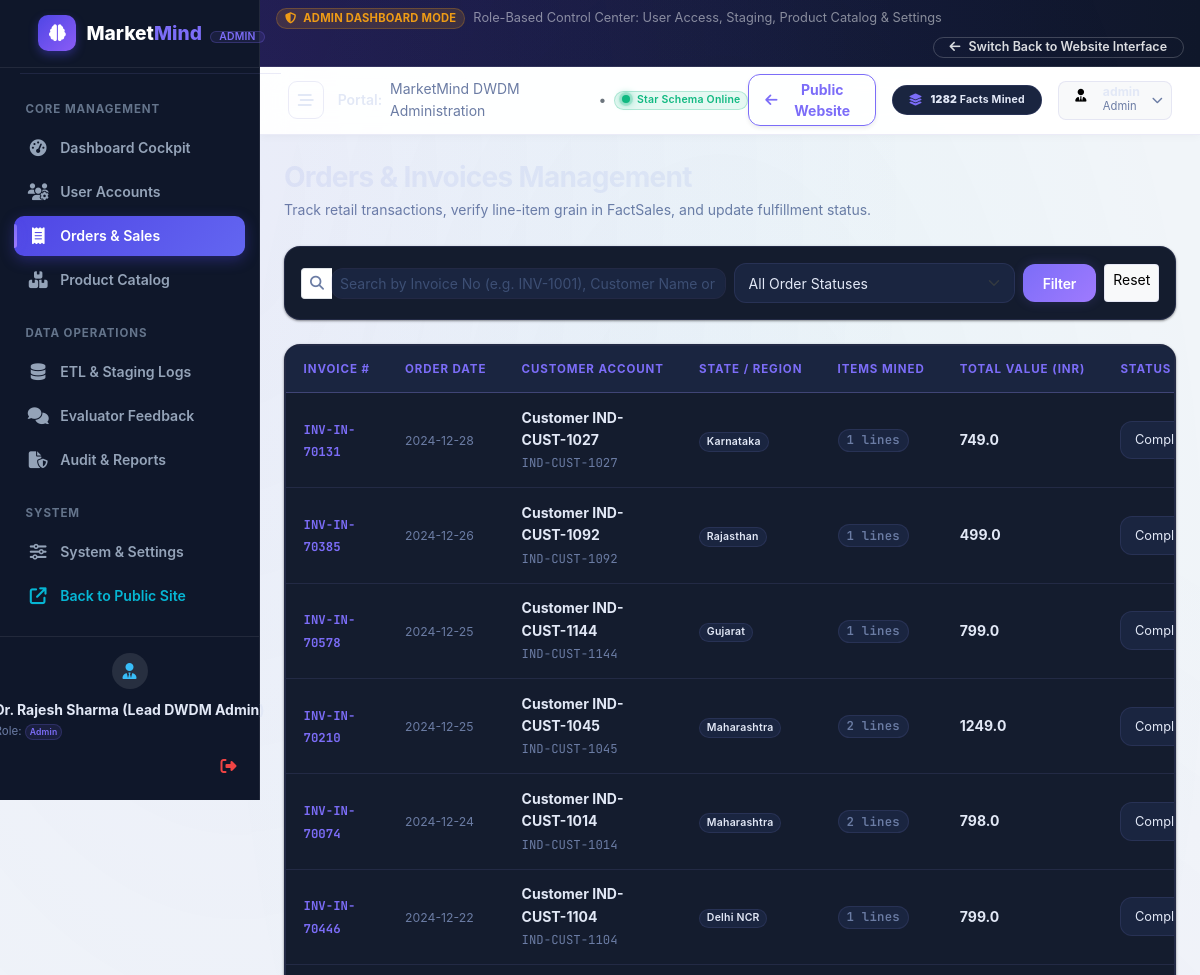
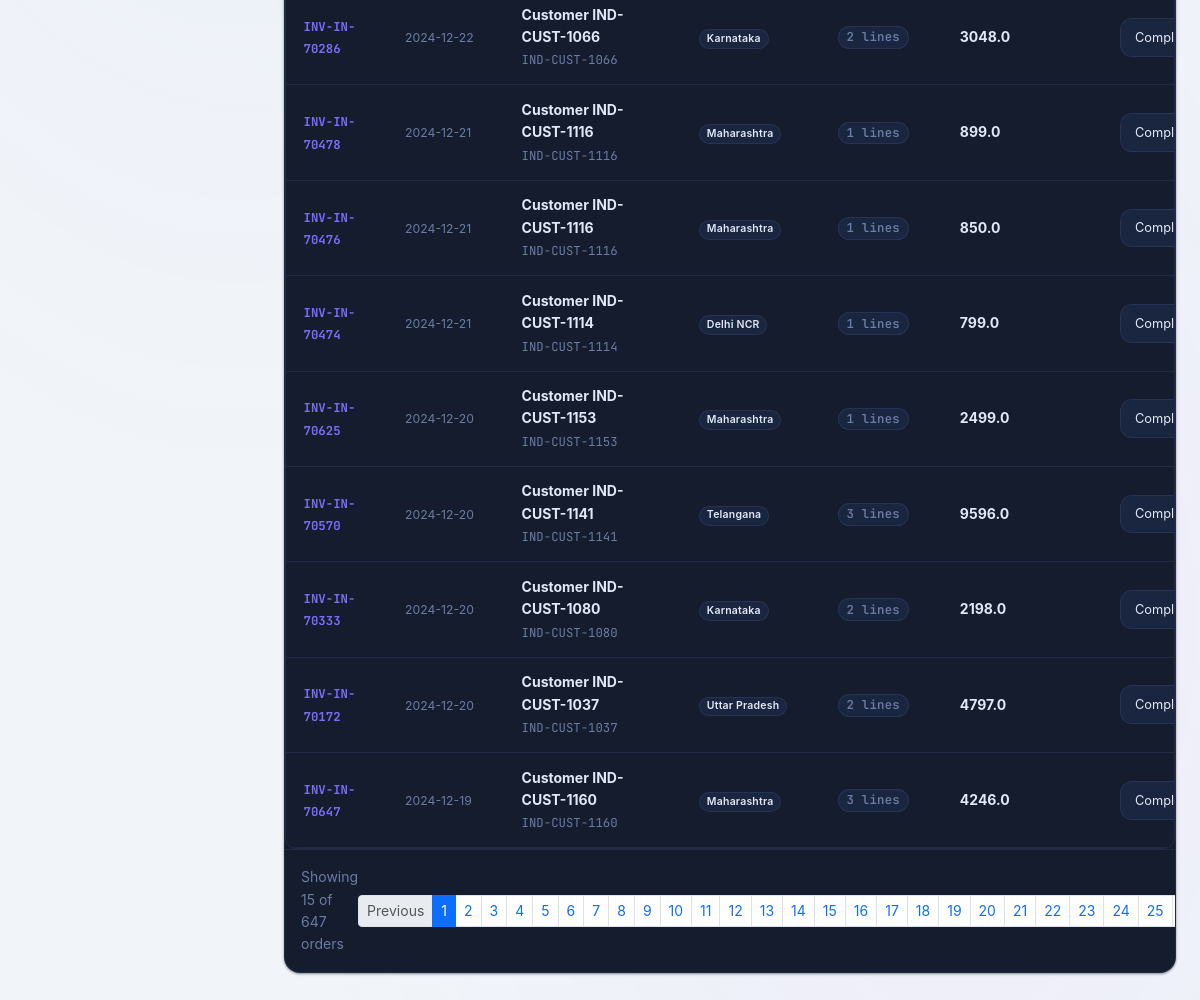
The app's page /admin/orders (signed in) with its own data (2 pictures, top to bottom).
### tables this page shows
CREATE TABLE DimOrder (
    OrderKey INTEGER PRIMARY KEY AUTOINCREMENT,
    InvoiceNo TEXT NOT NULL UNIQUE,
    OrderDate TEXT NOT NULL,
    TotalItems INTEGER DEFAULT 0,
    TotalOrderValue REAL DEFAULT 0.0,
    OrderStatus TEXT DEFAULT 'Completed',
    CreatedAt TIMESTAMP DEFAULT CURRENT_TIMESTAMP
);

### routes/admin_routes.py (the view)
@admin_bp.route('/orders')
@login_required
def orders():
    search = request.args.get('q', '').strip()
    status = request.args.get('status', 'all')
    page = int(request.args.get('page', 1))
    order_data = get_orders_admin(search=search, status=status, page=page, per_page=15)
    return render_template('admin/orders.html',
                           orders=order_data['orders'],
                           total=order_data['total'],
                           page=order_data['page'],
                           total_pages=order_data['total_pages'],
                           search=search,
                           status=status)

### database/db_manager.py (called while the page is built)
def get_db_connection():
    os.makedirs(os.path.dirname(config.DATABASE_PATH), exist_ok=True)
    conn = sqlite3.connect(config.DATABASE_PATH)
    conn.row_factory = sqlite3.Row
    conn.execute("PRAGMA foreign_keys = ON;")
    return conn

def query_rows(query, params=None):
    conn = get_db_connection()
    try:
        cursor = conn.cursor()
        if params:
            cursor.execute(query, params)
        else:
            cursor.execute(query)
        rows = [dict(row) for row in cursor.fetchall()]
        return rows
    finally:
        conn.close()

def query_scalar(query, params=None):
    conn = get_db_connection()
    try:
        cursor = conn.cursor()
        if params:
            cursor.execute(query, params)
        else:
            cursor.execute(query)
        row = cursor.fetchone()
        return row[0] if row else None
    finally:
        conn.close()

def get_warehouse_stats():
    conn = get_db_connection()
    try:
        cursor = conn.cursor()
        stats = {}
        for table in ['FactSales', 'DimCustomer', 'DimProduct', 'DimDate', 'DimOrder', 'StagingTransactions', 'ETLHistory', 'FeedbackSubmissions', 'Users', 'ActivityLogs']:
            try:
                cursor.execute(f"SELECT COUNT(*) FROM {table}")
                stats[table] = cursor.fetchone()[0]
            except Exception:
                stats[table] = 0
        return stats
    finally:
        conn.close()

### routes/admin_routes.py (called while the page is built)
def login_required(f):
    @wraps(f)
    def decorated_function(*args, **kwargs):
        if 'user_id' not in session:
            if request.path.startswith('/api/'):
                return jsonify({"success": False, "error": "Authentication required", "code": "UNAUTHORIZED"}), 401
            return redirect(url_for('admin.login', next=request.url))
        return f(*args, **kwargs)
    return decorated_function

### templates/admin/orders.html (shortened to what this page needs)
{% extends "admin/base.html" %}
{% block admin_content %}
<div class="d-flex flex-wrap align-items-center justify-content-between gap-3 mb-4">
  <div>
    <h3 class="fw-extrabold text-dark mb-1">Orders & Invoices Management</h3>
    <p class="text-muted small mb-0">Track retail transactions, verify line-item grain in FactSales, and update fulfillment status.</p>
  </div>
</div>
<div class="mm-card p-3 mb-4">
  <form method="GET" action="{{ url_for('admin.orders') }}" class="row g-2 align-items-center">
    <div class="col-md-6">
      <div class="input-group input-group-sm">
        <span class="input-group-text bg-white border-end-0 text-muted"><i class="fa-solid fa-magnifying-glass"></i></span>
        <input type="text" name="q" class="form-control border-start-0" placeholder="Search by Invoice No (e.g. INV-1001), Customer Name or ID..." value="{{ search }}">
      </div>
    </div>
    <div class="col-md-4">
      <select name="status" class="form-select form-select-sm" onchange="this.form.submit()">
        <option value="all" {% if status == 'all' %}selected{% endif %}>All Order Statuses</option>
      </select>
    </div>
    <div class="col-md-2 d-flex gap-2">
      <button type="submit" class="btn btn-mm-primary btn-sm flex-grow-1">Filter</button>
      <a href="{{ url_for('admin.orders') }}" class="btn btn-light border btn-sm">Reset</a>
    </div>
  </form>
</div>
<div class="mm-card mb-4">
  <div class="mm-table-container">
    <table class="mm-table">
      <thead>
        <tr>
          <th>Invoice #</th>
          <th>Order Date</th>
          <th>Customer Account</th>
          <th>State / Region</th>
          <th>Items Mined</th>
          <th>Total Value (INR)</th>
          <th>Status</th>
        </tr>
      </thead>
      <tbody>
        {% if orders %}
        {% for o in orders %}
        <tr>
          <td>
            <span class="fw-bold font-monospace text-primary">{{ o.InvoiceNo }}</span>
          </td>
          <td><small class="text-muted">{{ o.OrderDate }}</small></td>
          <td>
            <div class="fw-bold text-dark">{{ o.CustomerName }}</div>
            <small class="text-muted font-monospace">{{ o.CustomerID }}</small>
          </td>
          <td><span class="badge bg-light text-dark border">{{ o.Country }}</span></td>
          <td>
            <span class="badge bg-secondary-subtle text-secondary font-monospace">{{ o.LineItemsCount or o.TotalItems }} lines</span>
          </td>
          <td>
            <span class="fw-bold text-dark">{{ o.CalculatedTotal or o.TotalOrderValue | inr }}</span>
          </td>
          <td>
            <select class="form-select form-select-sm" style="font-size: 0.8rem; width: 130px;" onchange="AdminApp.updateOrderStatus('{{ o.OrderKey }}', this)">
              <option value="Completed" {% if o.OrderStatus == 'Completed' %}selected{% endif %}>Completed</option>
            </select>
          </td>
        </tr>
        {% endfor %}
        {% else %}
        <tr>
          <td colspan="8" class="text-center py-4 text-muted">No orders found matching criteria.</td>
        </tr>
        {% endif %}
      </tbody>
    </table>
  </div>
  {% if total_pages > 1 %}
  <div class="p-3 border-top d-flex align-items-center justify-content-between">
    <small class="text-muted">Showing {{ orders|length }} of {{ total }} orders</small>
    <nav>
      <ul class="pagination pagination-sm mb-0">
        <li class="page-item {% if page <= 1 %}disabled{% endif %}">
          <a class="page-link" href="{{ url_for('admin.orders', page=page-1, q=search, status=status) }}">Previous</a>
        </li>
        {% for p in range(1, total_pages + 1) %}
        <li class="page-item {% if p == page %}active{% endif %}">
          <a class="page-link" href="{{ url_for('admin.orders', page=p, q=search, status=status) }}">{{ p }}</a>
        </li>
        {% endfor %}
      </ul>
    </nav>
  </div>
  {% endif %}
</div>
{% endblock %}

### static/css/admin.css (style rules this page uses)
:root { --admin-sidebar-width: 260px; --admin-sidebar-collapsed-width: 76px; --admin-header-height: 68px; --admin-sidebar-bg: #0f172a; --admin-sidebar-hover: #1e293b; --admin-sidebar-active: #4f46e5; --admin-sidebar-text: #94a3b8; --admin-sidebar-text-active: #ffffff; }
body.admin-body { background-color: #f1f5f9; overflow-x: hidden; display: flex; flex-direction: row; min-height: 100vh; }

### records on screen
DimOrder: InvoiceNo "INV-IN-70131", OrderDate "2024-12-28", CustomerName "Customer IND-CUST-1027", CustomerID "IND-CUST-1027", Country "Karnataka", TotalItems "1", TotalOrderValue "749.0", OrderStatus+OrderKey "Completed"
DimOrder: InvoiceNo "INV-IN-70385", OrderDate "2024-12-26", CustomerName "Customer IND-CUST-1092", CustomerID "IND-CUST-1092", Country "Rajasthan", TotalItems "1", TotalOrderValue "499.0", OrderStatus+OrderKey "Completed"
DimOrder: InvoiceNo "INV-IN-70578", OrderDate "2024-12-25", CustomerName "Customer IND-CUST-1144", CustomerID "IND-CUST-1144", Country "Gujarat", TotalItems "1", TotalOrderValue "799.0", OrderStatus+OrderKey "Completed"
DimOrder: InvoiceNo "INV-IN-70210", OrderDate "2024-12-25", CustomerName "Customer IND-CUST-1045", CustomerID "IND-CUST-1045", Country "Maharashtra", TotalItems "2", TotalOrderValue "1249.0", OrderStatus+OrderKey "Completed"
DimOrder: InvoiceNo "INV-IN-70074", OrderDate "2024-12-24", CustomerName "Customer IND-CUST-1014", CustomerID "IND-CUST-1014", Country "Maharashtra", TotalItems "2", TotalOrderValue "798.0", OrderStatus+OrderKey "Completed"
DimOrder: InvoiceNo "INV-IN-70446", OrderDate "2024-12-22", CustomerName "Customer IND-CUST-1104", CustomerID "IND-CUST-1104", Country "Delhi NCR", TotalItems "1", TotalOrderValue "799.0", OrderStatus+OrderKey "Completed"
DimOrder: InvoiceNo "INV-IN-70286", OrderDate "2024-12-22", CustomerName "Customer IND-CUST-1066", CustomerID "IND-CUST-1066", Country "Karnataka", TotalItems "2", TotalOrderValue "3048.0", OrderStatus+OrderKey "Completed"
DimOrder: InvoiceNo "INV-IN-70478", OrderDate "2024-12-21", CustomerName "Customer IND-CUST-1116", CustomerID "IND-CUST-1116", Country "Maharashtra", TotalItems "1", TotalOrderValue "899.0", OrderStatus+OrderKey "Completed"
DimOrder: InvoiceNo "INV-IN-70476", OrderDate "2024-12-21", CustomerName "Customer IND-CUST-1116", CustomerID "IND-CUST-1116", Country "Maharashtra", TotalItems "1", TotalOrderValue "850.0", OrderStatus+OrderKey "Completed"
DimOrder: InvoiceNo "INV-IN-70474", OrderDate "2024-12-21", CustomerName "Customer IND-CUST-1114", CustomerID "IND-CUST-1114", Country "Delhi NCR", TotalItems "1", TotalOrderValue "799.0", OrderStatus+OrderKey "Completed"
DimOrder: InvoiceNo "INV-IN-70625", OrderDate "2024-12-20", CustomerName "Customer IND-CUST-1153", CustomerID "IND-CUST-1153", Country "Maharashtra", TotalItems "1", TotalOrderValue "2499.0", OrderStatus+OrderKey "Completed"
DimOrder: InvoiceNo "INV-IN-70570", OrderDate "2024-12-20", CustomerName "Customer IND-CUST-1141", CustomerID "IND-CUST-1141", Country "Telangana", LineItemsCount "3", TotalOrderValue "9596.0", OrderStatus+OrderKey "Completed"
DimOrder: InvoiceNo "INV-IN-70333", OrderDate "2024-12-20", CustomerName "Customer IND-CUST-1080", CustomerID "IND-CUST-1080", Country "Karnataka", TotalItems "2", TotalOrderValue "2198.0", OrderStatus+OrderKey "Completed"
DimOrder: InvoiceNo "INV-IN-70172", OrderDate "2024-12-20", CustomerName "Customer IND-CUST-1037", CustomerID "IND-CUST-1037", Country "Uttar Pradesh", LineItemsCount "2", TotalOrderValue "4797.0", OrderStatus+OrderKey "Completed"
DimOrder: InvoiceNo "INV-IN-70647", OrderDate "2024-12-19", CustomerName "Customer IND-CUST-1160", CustomerID "IND-CUST-1160", Country "Maharashtra", LineItemsCount "3", TotalOrderValue "4246.0", OrderStatus+OrderKey "Completed"

### other values on screen
{{ current_user.role }} "Admin"
{{ global_stats.get('FactSales', 0) }} "1282"
{{ orders|length }} "15"
{{ total }} "647"
{{ p }} "1" "2" "3" "4" "5" "6" "7" "8" "9" "10" "11" "12" "13" "14" "15" "16" "17" "18" "19" "20" "21" "22" "23" "24" "25"
